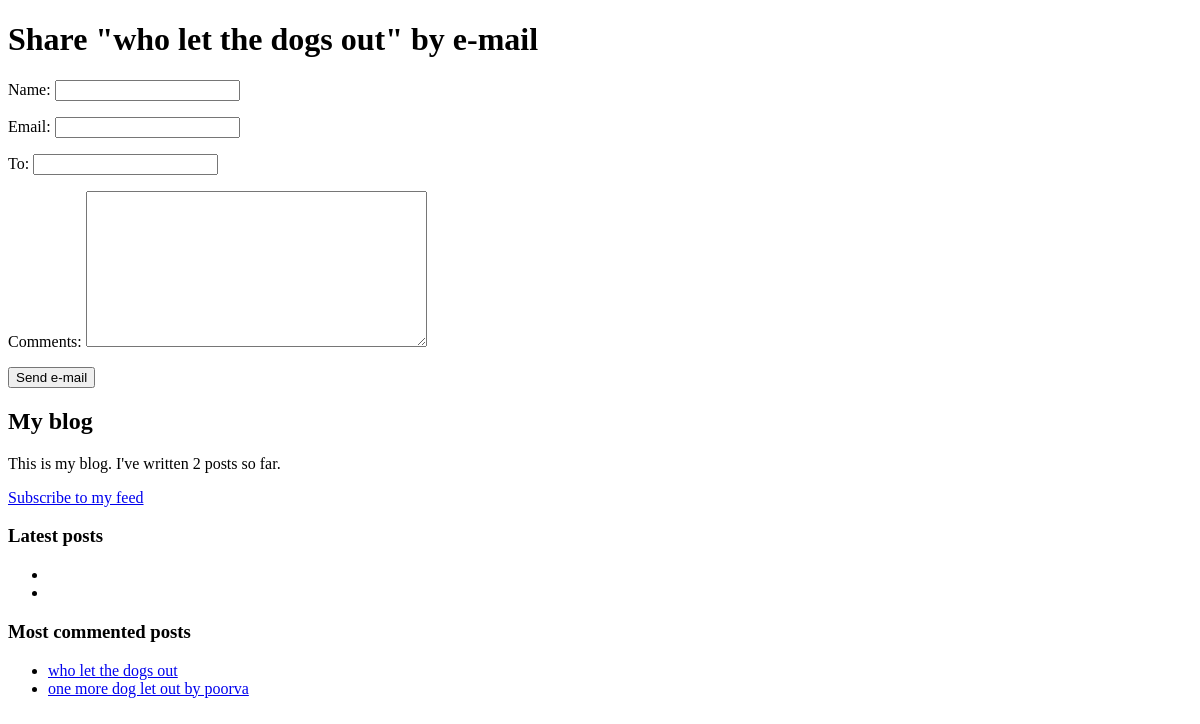
/blog/1/share/, run on an earlier commit of the app's database.
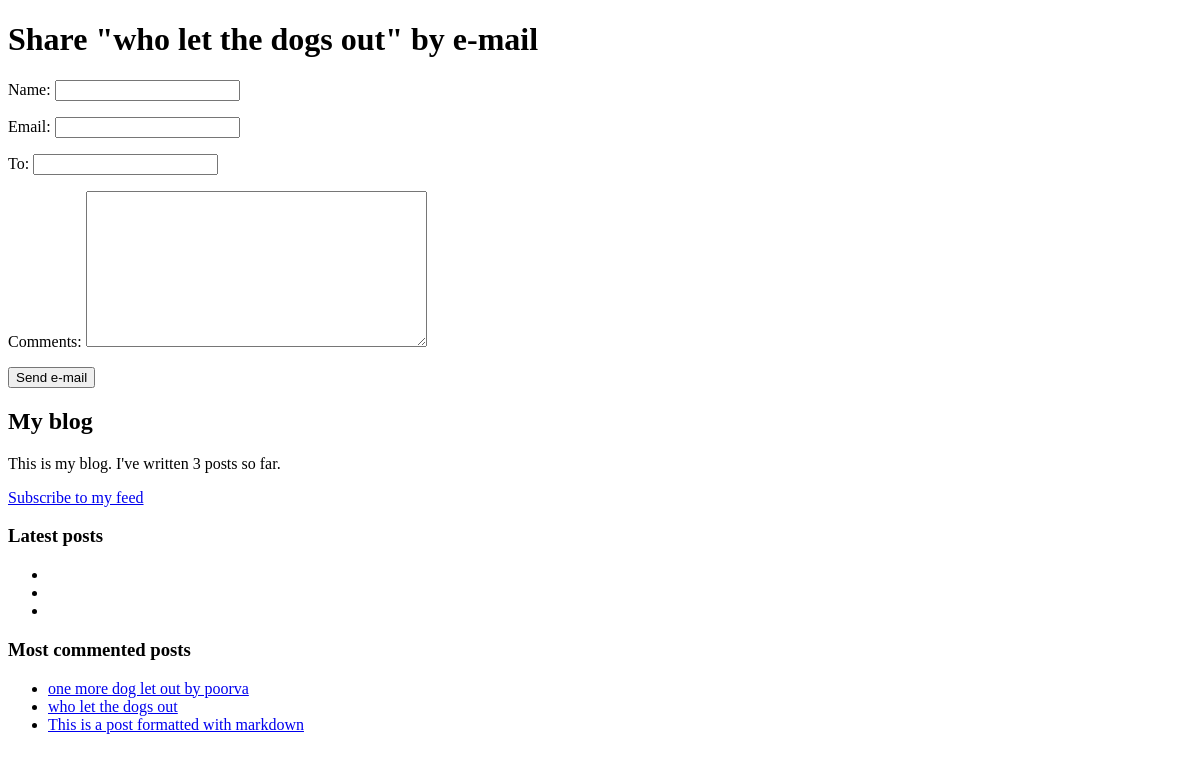
And on a later commit of the database.
### blog/models.py (models this page shows, shortened)
class Post(models.Model):
    STATUS_CHOICES = (
        ('draft', 'Draft'),
        ('published', 'Published'),
    )
    title = models.CharField(max_length=250)
    slug = models.SlugField(max_length=250, unique_for_date='publish')
    author = models.ForeignKey(User, on_delete=models.CASCADE, related_name = 'blog_posts')
    body = models.TextField()
    publish = models.DateTimeField(null=True)
    created = models.DateTimeField(null=True)
    updated = models.DateTimeField(auto_now_add=True)
    status = models.CharField(max_length=10, choices=STATUS_CHOICES, default='draft')
    tags = TaggableManager()
    objects = models.Manager()
    published = PublishedManager()
    class Meta:
        ordering = ('-publish',)
    def get_absolute_url(self):
        return reverse('blog:post_detail', args=[self.publish.year, self.publish.month, self.publish.day, self.slug])

### blog/views.py (the view)
# urls.py: path('<int:post_id>/share/', views.post_share, name='post_share'),
def post_share(request, post_id):  #it retrieve post by id
    post = get_object_or_404(Post, id=post_id, status='published')
    sent = False
    if request.method == 'POST':
        form = EmailPostForm(request.POST)
        if form.is_valid():   #if all fields contain valid data then it returnd true else returns false
            cd = form.cleaned_data   #if form is valid then it retrieve validated data
            post_url = request.build_absolute_uri(post.get_absolute_url())
            subject = '{} ({}) recommends your reading  " {} "'.format(cd['name'], cd['email'], post.title)
            message = 'Read "{}" at {}\n\n{}\'s comments: {}'.format(post.title, post_url, cd['name'], cd['comments'])
            send_mail(subject, message, 'admin@myblog.com', [cd['to']])
            sent = True
    else:
            form = EmailPostForm()
    return render(request, 'blog/post/share.html', {'post': post, 'form':form, 'sent':sent})

### blog/forms.py
class EmailPostForm(forms.Form):
    name = forms.CharField(max_length=25)
    email = forms.EmailField()
    to = forms.EmailField()
    comments = forms.CharField(required=False, widget=forms.Textarea)

### blog/models.py (called while the page is built)
    def get_queryset(self):
        return super(PublishedManager, self).get_queryset()\
            .filter(status='published')

### blog/templatetags/blog_tags.py (called while the page is built)
@register.simple_tag
def total_posts():
    return Post.published.count()

@register.inclusion_tag('blog/post/latest_posts.html')
def show_latest_posts(count=5):
    latest_posts = Post.published.order_by('-publish')[:count]
    return {'latest_posts': latest_posts}

@register.simple_tag
def get_most_commented_posts(count=5):
    return Post.published.annotate(
        total_comments=Count('comments')
    ).order_by('-total_comments')[:count]

### blog/templates/blog/post/share.html (shortened to what this page needs)
{% extends "blog/base.html" %}
{% block content %}
   {% if sent %}
      <h1>E-mail successfully sent</h1>
      <p>
          "{{post.title }}" was successfully sent to {{ form.cleaned_data.to }}.
      </p>
    {% else %}
       <h1> Share "{{ post.title }}" by e-mail</h1>
       <form action="." method="post">
           {{ form.as_p}}
           <input type="submit" value="Send e-mail">
        </form>
    {% endif %}
{% endblock %}

### blog/templates/blog/base.html (shortened to what this page needs)
{% load blog_tags %}
{% load static %}
<!DOCTYPE html>
<html>
<head>
    <link href="{% static "css/blog.css" %}" rel="stylesheet">
</head>
<body>
    <div id="content">
        {% block content %}
        {% endblock %}
      </div>
      <div id="sidebar">
        <h2>My blog</h2>
        <p>This is my blog. I've written {% total_posts %} posts so far.</p>
        <p><a href="{% url "blog:post_feed" %}"> Subscribe to my feed </a></p>
        <h3>Latest posts</h3>
        {% show_latest_posts 3 %}
        <h3>Most commented posts</h3>
        {% get_most_commented_posts as most_commented_posts %}
        <ul>
        {% for post in most_commented_posts %}
          <li>
            <a href="{{ post.get_absolute_url }}">{{ post.title }}</a>
          </li>
        {% endfor %}
        </ul>
    </div>
</body>
</html>

### blog/templates/blog/post/latest_posts.html (shortened to what this page needs)
<ul>
    {% for posts in latest_posts %}
       <li>
       </li>
    {% endfor %}
</ul>

What changed in the data, as far as the page shows it:
shown differently, row unchanged: Post "one more dog let out by poorva": moves up the list
added Post: title "This is a post formatted with markdown"
Also different on the page:
text no longer shown: "2"
text now shown: "3"
